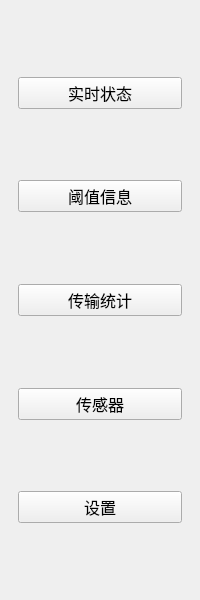
<?xml version="1.0" encoding="UTF-8"?>
<ui version="4.0">
 <class>ELoad_InputToolWid</class>
 <widget class="QWidget" name="ELoad_InputToolWid">
  <property name="geometry">
   <rect>
    <x>0</x>
    <y>0</y>
    <width>200</width>
    <height>600</height>
   </rect>
  </property>
  <property name="font">
   <font>
    <family>微软雅黑</family>
    <pointsize>12</pointsize>
   </font>
  </property>
  <property name="windowTitle">
   <string>Form</string>
  </property>
  <layout class="QVBoxLayout" name="verticalLayout">
   <property name="leftMargin">
    <number>18</number>
   </property>
   <property name="rightMargin">
    <number>18</number>
   </property>
   <item>
    <spacer name="verticalSpacer">
     <property name="orientation">
      <enum>Qt::Vertical</enum>
     </property>
     <property name="sizeHint" stdset="0">
      <size>
       <width>20</width>
       <height>40</height>
      </size>
     </property>
    </spacer>
   </item>
   <item>
    <widget class="QPushButton" name="realBtn">
     <property name="text">
      <string>实时状态</string>
     </property>
    </widget>
   </item>
   <item>
    <spacer name="verticalSpacer_2">
     <property name="orientation">
      <enum>Qt::Vertical</enum>
     </property>
     <property name="sizeHint" stdset="0">
      <size>
       <width>20</width>
       <height>40</height>
      </size>
     </property>
    </spacer>
   </item>
   <item>
    <widget class="QPushButton" name="thresholdBtn">
     <property name="text">
      <string>阈值信息</string>
     </property>
    </widget>
   </item>
   <item>
    <spacer name="verticalSpacer_3">
     <property name="orientation">
      <enum>Qt::Vertical</enum>
     </property>
     <property name="sizeHint" stdset="0">
      <size>
       <width>20</width>
       <height>40</height>
      </size>
     </property>
    </spacer>
   </item>
   <item>
    <widget class="QPushButton" name="transBtn">
     <property name="text">
      <string>传输统计</string>
     </property>
    </widget>
   </item>
   <item>
    <spacer name="verticalSpacer_4">
     <property name="orientation">
      <enum>Qt::Vertical</enum>
     </property>
     <property name="sizeHint" stdset="0">
      <size>
       <width>20</width>
       <height>40</height>
      </size>
     </property>
    </spacer>
   </item>
   <item>
    <widget class="QPushButton" name="envBtn">
     <property name="text">
      <string>传感器</string>
     </property>
    </widget>
   </item>
   <item>
    <spacer name="verticalSpacer_5">
     <property name="orientation">
      <enum>Qt::Vertical</enum>
     </property>
     <property name="sizeHint" stdset="0">
      <size>
       <width>20</width>
       <height>40</height>
      </size>
     </property>
    </spacer>
   </item>
   <item>
    <widget class="QPushButton" name="setBtn">
     <property name="text">
      <string>设置</string>
     </property>
    </widget>
   </item>
   <item>
    <spacer name="verticalSpacer_6">
     <property name="orientation">
      <enum>Qt::Vertical</enum>
     </property>
     <property name="sizeHint" stdset="0">
      <size>
       <width>20</width>
       <height>40</height>
      </size>
     </property>
    </spacer>
   </item>
  </layout>
 </widget>
 <resources/>
 <connections/>
</ui>
